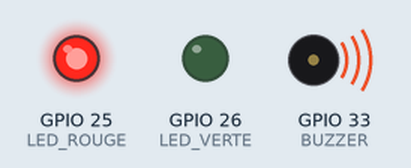
Simulated run of this sketch. Board: ESP32. Shown: output pins drawn as LEDs (lit = HIGH), buzzer (waves = sounding). WiFi joins after 1.5 s; servers stay silent unless stated; uploads are accepted with an empty reply; what the sketch prints to the serial monitor is not drawn.

Above: at 2.2 s.
At 3.2 s:
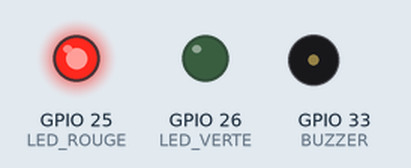
At 4.8 s:
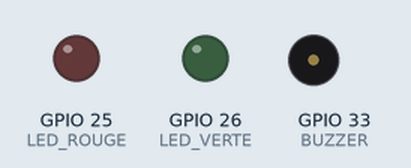
Timing chart, 0 to 7.0 s (numbered marks = the images above):
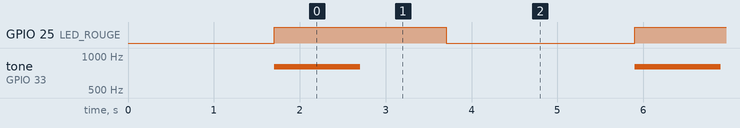

Measured:
- by itself, GPIO 25 (LED_ROUGE): alternates HIGH for 2.0 s and LOW for 2.2 s
- by itself, tone on GPIO 33 (BUZZER): alternates 800 Hz for 1.0 s and silent for 3.2 s

The sketch:

Wifi_http_token_gestion-erreurs_anti-rebond.ino
```cpp
#include <WiFi.h>
#include <HTTPClient.h>

#define LED_VERTE 26
#define LED_ROUGE 25
#define BUZZER 33

const char* ssid = "*****";
const char* password = "*****";

const char* serverUrl = "http://192.168.1.45:5000/api/access";

void setup() {

  Serial.begin(115200);

  pinMode(LED_VERTE, OUTPUT);
  pinMode(LED_ROUGE, OUTPUT);
  pinMode(BUZZER, OUTPUT);

  WiFi.begin(ssid, password);

  Serial.print("Connexion au Wi-Fi");

  while (WiFi.status() != WL_CONNECTED) {
    delay(500);
    Serial.print(".");
  }

  Serial.println("\nWi-Fi connecté");
}

void loop() {

  if (WiFi.status() == WL_CONNECTED) {

    HTTPClient http;

    http.begin(serverUrl);
    http.setTimeout(5000);

    http.addHeader("Content-Type", "application/json");
    http.addHeader("Authorization", "Bearer SECURACCES_CIEL_E6");

    String jsonData = "{\"uid\":\"A1B2C3D4\"}";


    int httpCode = http.POST(jsonData);

    if (httpCode > 0){

    Serial.print("Code HTTP : ");
    Serial.println(httpCode);

    String response = http.getString();
    Serial.println(response);

      if (httpCode == 200) {

          if (response.indexOf("allow") > 0 ) {
            digitalWrite(LED_VERTE, HIGH);
            tone(BUZZER, 2000);
            delay(1000);
            noTone(BUZZER);
            delay(1000);
            digitalWrite(LED_VERTE, LOW);
          }
          else{
            digitalWrite(LED_ROUGE, HIGH);
            tone(BUZZER, 800);
            delay(1000);
            noTone(BUZZER);
            delay(1000);
            digitalWrite(LED_ROUGE, LOW);
          }
      }
      else {

      Serial.println("timeout");
      digitalWrite(LED_ROUGE, HIGH);
      tone(BUZZER, 500);
      delay(2000);
      noTone(BUZZER);
      digitalWrite(LED_ROUGE, LOW);

      }

    }

    Serial.println("Réponse du serveur :");

    http.end();
  }

  delay(2000);
}
```
